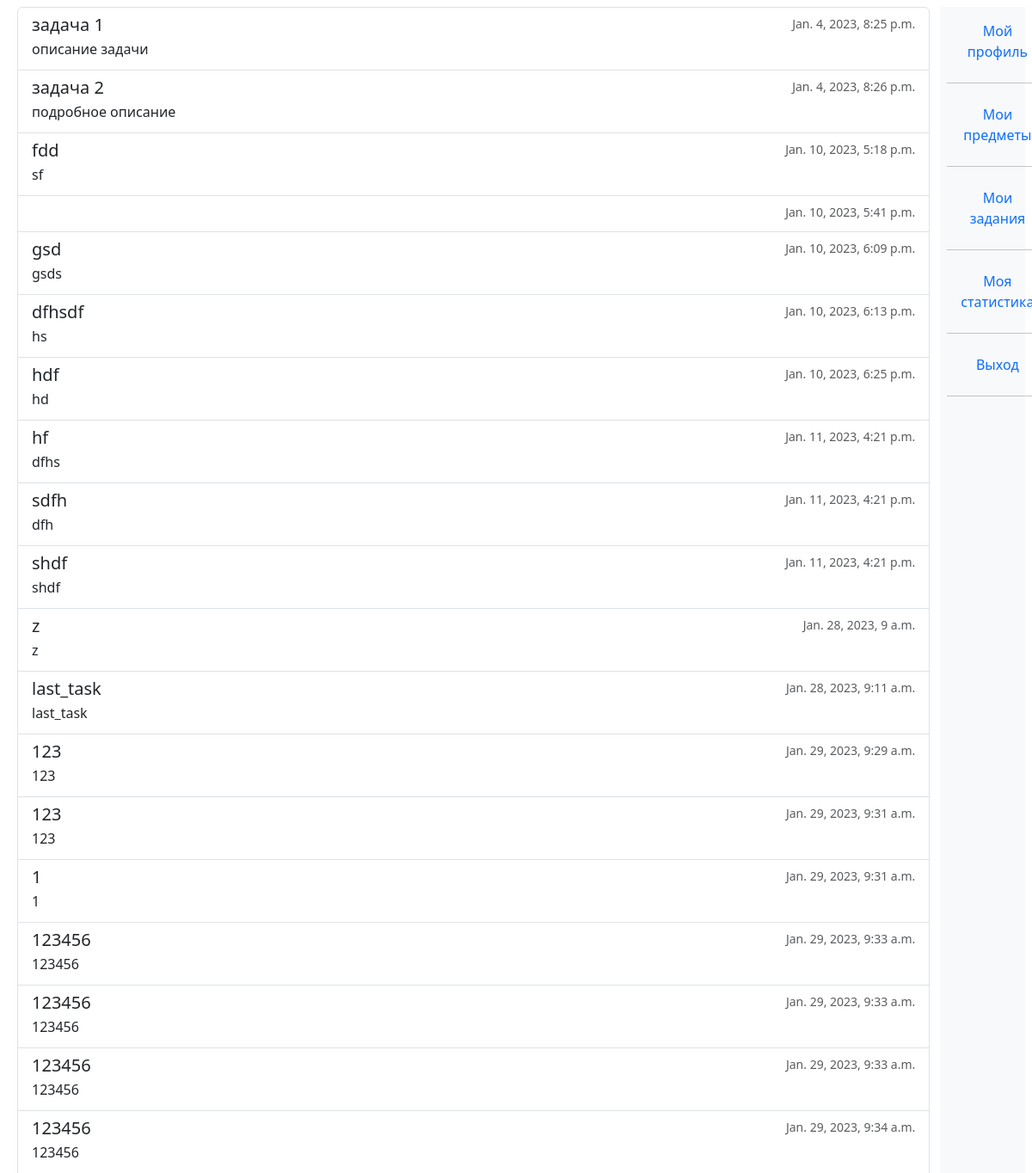
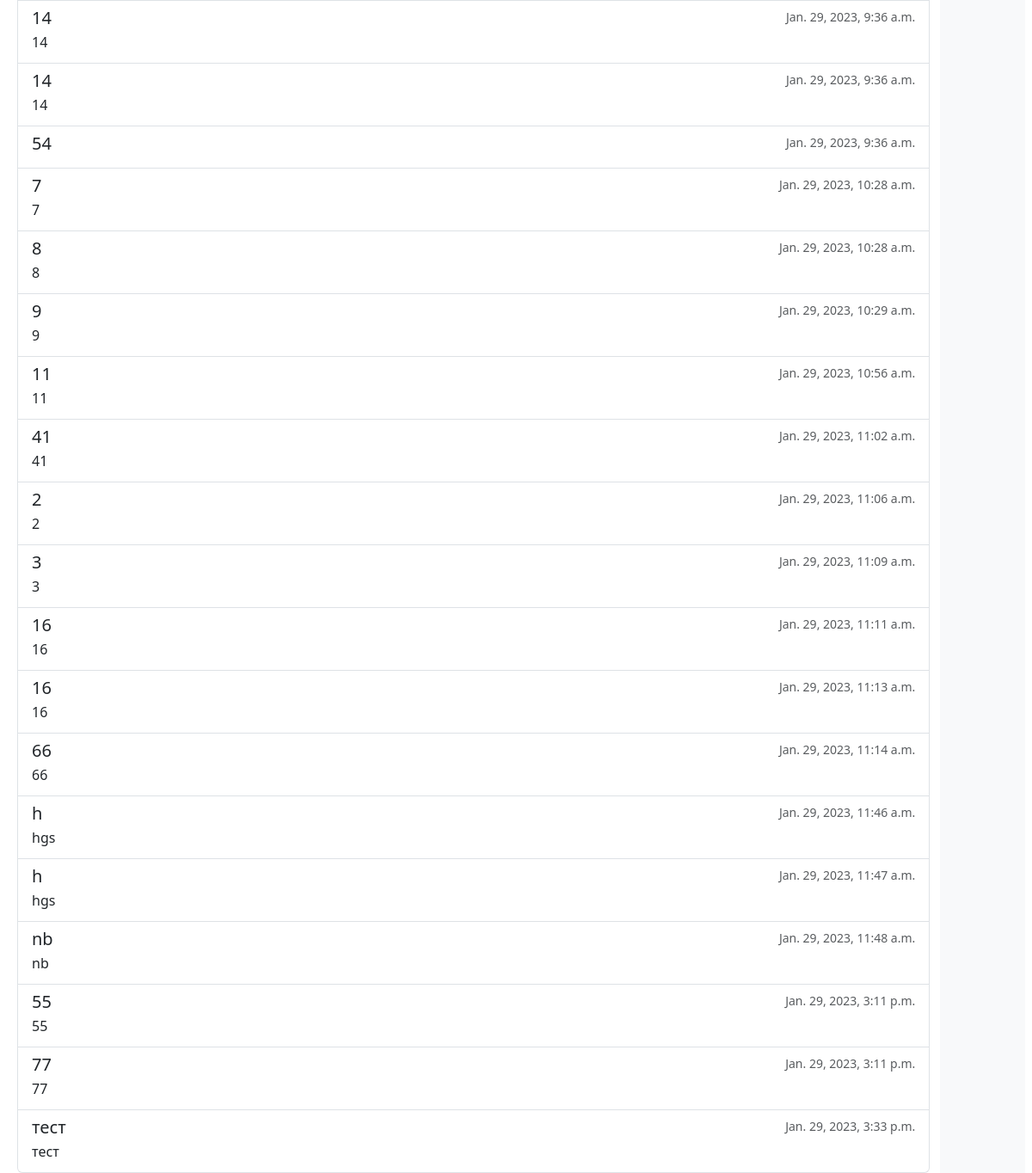
The app's page /subject/1 (signed in) with its own data (2 pictures, top to bottom).
### univ_app/models.py (models this page shows, shortened)
class Task(models.Model):
    title = models.CharField(max_length=200, default = '', blank = True) #this field is present in Test itself
    description = models.TextField(default = '', blank = True) #this field is present in Test itself
    subject = models.ForeignKey("Subject", blank = True, null = True, on_delete = models.SET_NULL)
    created_at = models.DateTimeField(auto_now_add = True, null = True, blank = True)
    created_by = models.ForeignKey("Teacher", blank = True, null = True, on_delete = models.SET_NULL)
    class Meta:
        abstract = True
    def get_type(self):
        return str(self.__class__.__name__)

class CommonTask(Task):
    file = models.FileField(upload_to = "uploads/common_tasks/", blank = True, null = True)

class Test(Task):
    slug = models.SlugField(max_length = 120 , blank = True, null = True, unique = True)
    link = models.CharField(max_length=1000, default = '')
    image = models.ImageField(upload_to = "uploads/", blank = True , null=True, default = "test.png")

class InfoTask(Task):
    file = models.FileField(upload_to = "uploads/info_tasks/", blank = True, null = True)

### univ_app/decorators.py (the view)
        def wrapper(request, *args, **kwargs):
            group = None
            if request.user.groups.exists():
                group = request.user.groups.all()[0].name
            if group in allowed_groups:
                return view_func(request, *args, **kwargs)
            else:
                return HttpResponse("У вас нет прав доступа к этой странице")

### univ_app/models.py (called while the page is built)
    @property
    def all_tasks(self):
        common_tasks = self.commontask_set.all()
        info_tasks = self.infotask_set.all()
        test_tasks = self.test_set.all()
        tasks = list(chain(common_tasks, info_tasks, test_tasks))
        tasks.sort(key = lambda task : task.created_at)
        return tasks

### univ_app/templatetags/user_tags.py (called while the page is built)
@register.filter(name='has_group')
def has_group(user, group_name):
    return user.groups.filter(name=group_name).exists()

### univ_app/views.py (called while the page is built)
@allowed_users(allowed_groups = ["teacher", "student"])
def ts_subject(request, subj_id):
    subject = Subject.objects.get(id = subj_id)
    tasks = subject.all_tasks
    ctx = {
    "subject":subject,
    "tasks":tasks,
    }
    return render(request,"mutual_views/ts_subject.html",ctx)

### templates/mutual_views/ts_subject.html (shortened to what this page needs)
{%extends "base.html"%}
{%load user_tags%}
{% block ts_subject %}
<div class="list-group">
  {%for task in tasks%}
  <a href="{%url 'ts_task' task.get_type task.id %}" class="list-group-item list-group-item-action flex-column align-items-start">
    <div class="d-flex w-100 justify-content-between">
      <h5 class="mb-1">{{task.title}} </h5>
      <small class="text-muted">{{task.created_at}}</small>
    </div>
    <p class="mb-1">{{task.description}}</p>
  </a>
  {%endfor%}
</div>
{% endblock %}

### univ_app/static/univ_app/css/base.css (style rules this page uses)
body { background: white; }

### templates/base.html (style rules this page uses)
body { background-color:white; }

### records on screen
CommonTask: title "задача 1", created_at "Jan. 4, 2023, 8:25 p.m.", description "описание задачи"
CommonTask: title "задача 2", created_at "Jan. 4, 2023, 8:26 p.m.", description "подробное описание"
CommonTask: title "fdd", created_at "Jan. 10, 2023, 5:18 p.m.", description "sf"
CommonTask: created_at "Jan. 10, 2023, 5:41 p.m."
Test: title "gsd", created_at "Jan. 10, 2023, 6:09 p.m.", description "gsds"
Test: title "dfhsdf", created_at "Jan. 10, 2023, 6:13 p.m.", description "hs"
CommonTask: title "hdf", created_at "Jan. 10, 2023, 6:25 p.m.", description "hd"
CommonTask: title "hf", created_at "Jan. 11, 2023, 4:21 p.m.", description "dfhs"
CommonTask: title "sdfh", created_at "Jan. 11, 2023, 4:21 p.m.", description "dfh"
Test: title "shdf", created_at "Jan. 11, 2023, 4:21 p.m.", description "shdf"
Test: title "z", created_at "Jan. 28, 2023, 9 a.m.", description "z"
CommonTask: title "last_task", created_at "Jan. 28, 2023, 9:11 a.m.", description "last_task"
CommonTask: title "123", created_at "Jan. 29, 2023, 9:29 a.m.", description "123"
CommonTask: title "123", created_at "Jan. 29, 2023, 9:31 a.m.", description "123"
CommonTask: title "1", created_at "Jan. 29, 2023, 9:31 a.m.", description "1"
CommonTask: title "123456", created_at "Jan. 29, 2023, 9:33 a.m.", description "123456"
CommonTask: title "123456", created_at "Jan. 29, 2023, 9:33 a.m.", description "123456"
CommonTask: title "123456", created_at "Jan. 29, 2023, 9:33 a.m.", description "123456"
CommonTask: title "123456", created_at "Jan. 29, 2023, 9:34 a.m.", description "123456"
CommonTask: title "14", created_at "Jan. 29, 2023, 9:36 a.m.", description "14"
CommonTask: title "14", created_at "Jan. 29, 2023, 9:36 a.m.", description "14"
CommonTask: title "54", created_at "Jan. 29, 2023, 9:36 a.m."
CommonTask: title "7", created_at "Jan. 29, 2023, 10:28 a.m.", description "7"
Test: title "8", created_at "Jan. 29, 2023, 10:28 a.m.", description "8"
CommonTask: title "9", created_at "Jan. 29, 2023, 10:29 a.m.", description "9"
CommonTask: title "11", created_at "Jan. 29, 2023, 10:56 a.m.", description "11"
CommonTask: title "41", created_at "Jan. 29, 2023, 11:02 a.m.", description "41"
CommonTask: title "2", created_at "Jan. 29, 2023, 11:06 a.m.", description "2"
InfoTask: title "3", created_at "Jan. 29, 2023, 11:09 a.m.", description "3"
InfoTask: title "16", created_at "Jan. 29, 2023, 11:11 a.m.", description "16"
InfoTask: title "16", created_at "Jan. 29, 2023, 11:13 a.m.", description "16"
InfoTask: title "66", created_at "Jan. 29, 2023, 11:14 a.m.", description "66"
CommonTask: title "h", created_at "Jan. 29, 2023, 11:46 a.m.", description "hgs"
CommonTask: title "h", created_at "Jan. 29, 2023, 11:47 a.m.", description "hgs"
Test: title "nb", created_at "Jan. 29, 2023, 11:48 a.m.", description "nb"
CommonTask: title "55", created_at "Jan. 29, 2023, 3:11 p.m.", description "55"
CommonTask: title "77", created_at "Jan. 29, 2023, 3:11 p.m.", description "77"
Test: title "тест", created_at "Jan. 29, 2023, 3:33 p.m.", description "тест"
